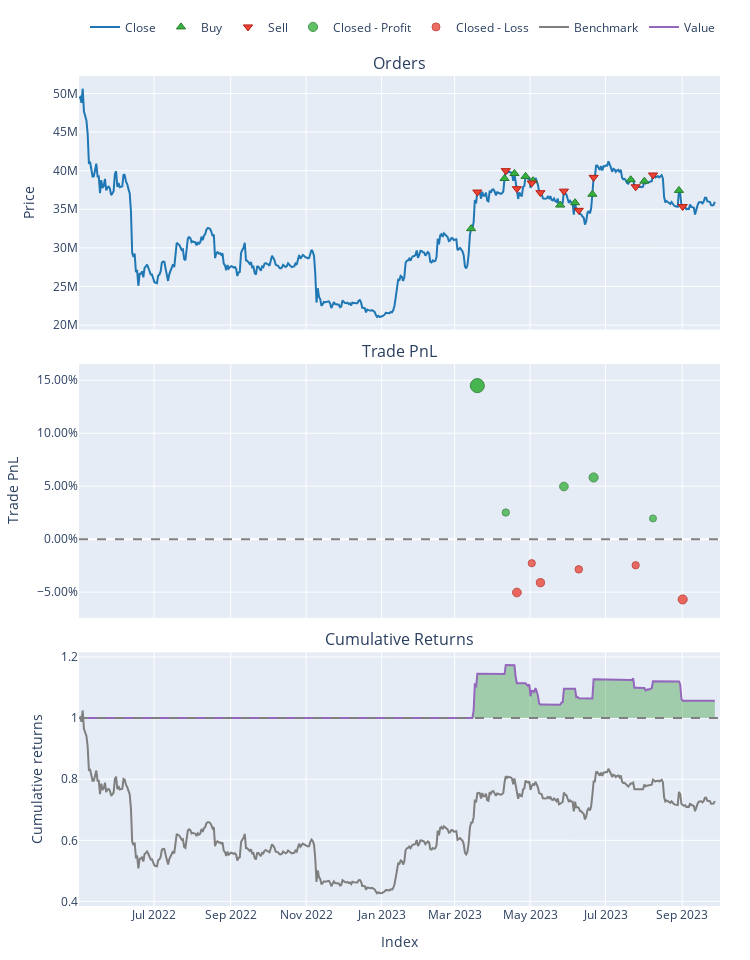

The notebook cell this image was saved under:
### Markdown cell above
### plus: Plot Backtest Result Using vectorbt

### Code cell
pf.plot().show()

### Figure 1 — Plotly figure (JSON) as saved in the notebook; plotly's stock layout.template omitted (floating-point values rounded to 4 significant figures; data arrays with more than 128 entries replaced by an {"elided": "..."} marker saying what was removed)
{"data": [{"legendgroup": "0", "line": {"color": "#1f77b4"}, "name": "Close", "showlegend": true, "type": "scatter", "uid": "94fa514b-22ef-4bf6-9518-811ff40af063", "x": {"elided": "515 str values"}, "xaxis": "x", "y": {"elided": "515 int values"}, "yaxis": "y"}, {"customdata": [[0, 3.076e-06, 0.04998], [2, 2.935e-06, 0.05721], [4, 2.96e-06, 0.05865], [6, 2.837e-06, 0.0557], [8, 2.813e-06, 0.05443], [10, 2.937e-06, 0.0522], [12, 3.056e-06, 0.05479], [14, 2.881e-06, 0.05323], [16, 2.901e-06, 0.05632], [18, 2.843e-06, 0.05494], [20, 2.992e-06, 0.05601]], "hovertemplate": "Order Id: %{customdata[0]}<br>Timestamp: %{x}<br>Price: %{y}<br>Size: %{customdata[1]:.6f}<br>Fees: %{customdata[2]:.6f}", "legendgroup": "1", "marker": {"color": "#37B13F", "line": {"color": "rgb(38,123,44)", "width": 1}, "size": 8, "symbol": "triangle-up"}, "mode": "markers", "name": "Buy", "type": "scatter", "uid": "75781077-99f8-4fd9-ab0b-6ab2894966f5", "x": ["2023-03-14 09:00:00", "2023-04-10 09:00:00", "2023-04-18 09:00:00", "2023-04-27 09:00:00", "2023-05-03 09:00:00", "2023-05-25 09:00:00", "2023-06-06 09:00:00", "2023-06-20 09:00:00", "2023-07-21 09:00:00", "2023-08-01 09:00:00", "2023-08-29 09:00:00"], "xaxis": "x", "y": [32490000, 38985000, 39630000, 39258000, 38703000, 35547000, 35852000, 36946000, 38829000, 38642000, 37445000], "yaxis": "y"}, {"customdata": [[1, 3.076e-06, 0.05727], [3, 2.935e-06, 0.05871], [5, 2.96e-06, 0.05575], [7, 2.837e-06, 0.05449], [9, 2.813e-06, 0.05225], [11, 2.937e-06, 0.05484], [13, 3.056e-06, 0.05328], [15, 2.881e-06, 0.05638], [17, 2.901e-06, 0.05499], [19, 2.843e-06, 0.05607], [21, 2.992e-06, 0.05288]], "hovertemplate": "Order Id: %{customdata[0]}<br>Timestamp: %{x}<br>Price: %{y}<br>Size: %{customdata[1]:.6f}<br>Fees: %{customdata[2]:.6f}", "legendgroup": "2", "marker": {"color": "#EA4335", "line": {"color": "rgb(181,31,18)", "width": 1}, "size": 8, "symbol": "triangle-down"}, "mode": "markers", "name": "Sell", "type": "scatter", "uid": "4ffe94a7-29c4-401e-a892-505517e250cc", "x": ["2023-03-19 09:00:00", "2023-04-11 09:00:00", "2023-04-20 09:00:00", "2023-05-02 09:00:00", "2023-05-09 09:00:00", "2023-05-28 09:00:00", "2023-06-09 09:00:00", "2023-06-21 09:00:00", "2023-07-25 09:00:00", "2023-08-08 09:00:00", "2023-09-01 09:00:00"], "xaxis": "x", "y": [37233000, 40004000, 37672000, 38405000, 37150000, 37350000, 34865000, 39135000, 37910000, 39437000, 35350000], "yaxis": "y"}, {"customdata": [[0, 0, 14.48, 0.1449], [1, 1, 2.875, 0.02513], [5, 5, 5.188, 0.0497], [7, 7, 6.198, 0.05822], [9, 9, 2.149, 0.01956]], "hovertemplate": "Exit Trade Id: %{customdata[0]}<br>Position Id: %{customdata[1]}<br>Exit Timestamp: %{x}<br>PnL: %{customdata[2]:.6f}<br>Return: %{customdata[3]:.2%}", "legendgroup": "3", "marker": {"color": "#37B13F", "line": {"color": "rgb(38,123,44)", "width": 1}, "opacity": [0.9, 0.7567, 0.7861, 0.7963, 0.75], "size": [14, 7.311, 8.683, 9.159, 7], "symbol": "circle"}, "mode": "markers", "name": "Closed - Profit", "type": "scatter", "uid": "7181c632-f9a2-41b9-ab06-037553b5662d", "x": ["2023-03-19 09:00:00", "2023-04-11 09:00:00", "2023-05-28 09:00:00", "2023-06-21 09:00:00", "2023-08-08 09:00:00"], "xaxis": "x2", "y": [0.1449, 0.02513, 0.0497, 0.05822, 0.01956], "yaxis": "y2"}, {"customdata": [[2, 2, -5.91, -0.05038], [3, 3, -2.531, -0.02272], [4, 4, -4.475, -0.04111], [6, 6, -3.125, -0.02852], [8, 8, -2.777, -0.02466], [10, 10, -6.376, -0.05692]], "hovertemplate": "Exit Trade Id: %{customdata[0]}<br>Position Id: %{customdata[1]}<br>Exit Timestamp: %{x}<br>PnL: %{customdata[2]:.6f}<br>Return: %{customdata[3]:.2%}", "legendgroup": "4", "marker": {"color": "#EA4335", "line": {"color": "rgb(181,31,18)", "width": 1}, "opacity": [0.7869, 0.7538, 0.7758, 0.7607, 0.7561, 0.7947], "size": [8.721, 7.176, 8.203, 7.5, 7.284, 9.086], "symbol": "circle"}, "mode": "markers", "name": "Closed - Loss", "type": "scatter", "uid": "5c6933cb-2990-4f29-ba5a-f8482b356311", "x": ["2023-04-20 09:00:00", "2023-05-02 09:00:00", "2023-05-09 09:00:00", "2023-06-09 09:00:00", "2023-07-25 09:00:00", "2023-09-01 09:00:00"], "xaxis": "x2", "y": [-0.05038, -0.02272, -0.04111, -0.02852, -0.02466, -0.05692], "yaxis": "y2"}, {"legendgroup": "5", "line": {"color": "#7f7f7f"}, "name": "Benchmark", "showlegend": true, "type": "scatter", "uid": "8ed4fa1e-55ef-429d-a334-5ac9c6dbdb0d", "x": {"elided": "515 str values"}, "xaxis": "x3", "y": {"elided": "515 float values"}, "yaxis": "y3"}, {"hoverinfo": "skip", "legendgroup": "6", "line": {"color": "rgba(0, 0, 0, 0)", "width": 0}, "opacity": 0, "showlegend": false, "type": "scatter", "uid": "8b08bcd1-82f6-4a42-a1f5-0b1810c67b43", "x": {"elided": "515 str values"}, "xaxis": "x3", "y": {"elided": "515 int values"}, "yaxis": "y3"}, {"connectgaps": false, "fill": "tonexty", "fillcolor": "rgba(0, 128, 0, 0.3)", "hoverinfo": "skip", "legendgroup": "6", "line": {"color": "rgba(0, 0, 0, 0)", "width": 0}, "opacity": 0, "showlegend": false, "type": "scatter", "uid": "36a3dd57-dfb4-4163-86b1-ae02a0a3b1fa", "x": {"elided": "515 str values"}, "xaxis": "x3", "y": {"elided": "515 float values"}, "yaxis": "y3"}, {"hoverinfo": "skip", "legendgroup": "6", "line": {"color": "rgba(0, 0, 0, 0)", "width": 0}, "opacity": 0, "showlegend": false, "type": "scatter", "uid": "f5247c44-b46c-46f1-91c2-52e70a32682d", "x": {"elided": "515 str values"}, "xaxis": "x3", "y": {"elided": "515 int values"}, "yaxis": "y3"}, {"connectgaps": false, "fill": "tonexty", "fillcolor": "rgba(255, 0, 0, 0.3)", "hoverinfo": "skip", "legendgroup": "6", "line": {"color": "rgba(0, 0, 0, 0)", "width": 0}, "opacity": 0, "showlegend": false, "type": "scatter", "uid": "07d3cadc-8ce6-49e4-930c-8cadb980a4b8", "x": {"elided": "515 str values"}, "xaxis": "x3", "y": {"elided": "515 float values"}, "yaxis": "y3"}, {"legendgroup": "7", "line": {"color": "#9467bd"}, "name": "Value", "showlegend": true, "type": "scatter", "uid": "fd01c389-d8bb-41a8-bc42-8c17cce17757", "x": {"elided": "515 str values"}, "xaxis": "x3", "y": {"elided": "515 float values"}, "yaxis": "y3"}, {"hoverinfo": "skip", "legendgroup": "6", "line": {"color": "rgba(0, 0, 0, 0)", "width": 0}, "opacity": 0, "showlegend": false, "type": "scatter", "uid": "c595b156-5859-4cdc-bf8d-d1c07a797da7", "x": {"elided": "515 str values"}, "xaxis": "x3", "y": {"elided": "515 int values"}, "yaxis": "y3"}], "layout": {"annotations": [{"font": {"size": 16}, "showarrow": false, "text": "Orders", "x": 0.5, "xanchor": "center", "xref": "paper", "y": 1, "yanchor": "bottom", "yref": "paper"}, {"font": {"size": 16}, "showarrow": false, "text": "Trade PnL", "x": 0.5, "xanchor": "center", "xref": "paper", "y": 0.6528, "yanchor": "bottom", "yref": "paper"}, {"font": {"size": 16}, "showarrow": false, "text": "Cumulative Returns", "x": 0.5, "xanchor": "center", "xref": "paper", "y": 0.3056, "yanchor": "bottom", "yref": "paper"}], "height": 960, "legend": {"orientation": "h", "traceorder": "normal", "x": 1, "xanchor": "right", "y": 1.042, "yanchor": "bottom"}, "margin": {"b": 30, "l": 30, "r": 30, "t": 30}, "shapes": [{"line": {"color": "gray", "dash": "dash"}, "type": "line", "x0": 0, "x1": 1, "xref": "paper", "y0": 0, "y1": 0, "yref": "y2"}, {"line": {"color": "gray", "dash": "dash"}, "type": "line", "x0": 0, "x1": 1, "xref": "paper", "y0": 1, "y1": 1, "yref": "y3"}], "showlegend": true, "width": 750, "xaxis": {"anchor": "y", "domain": [0, 1], "matches": "x3", "showticklabels": false}, "xaxis2": {"anchor": "y2", "domain": [0, 1], "matches": "x3", "showticklabels": false}, "xaxis3": {"anchor": "y3", "domain": [0, 1], "title": {"text": "Index"}}, "yaxis": {"anchor": "x", "domain": [0.6944, 1], "title": {"text": "Price"}}, "yaxis2": {"anchor": "x2", "domain": [0.3472, 0.6528], "tickformat": ".2%", "title": {"text": "Trade PnL"}}, "yaxis3": {"anchor": "x3", "domain": [0, 0.3056], "title": {"text": "Cumulative returns"}}}}
